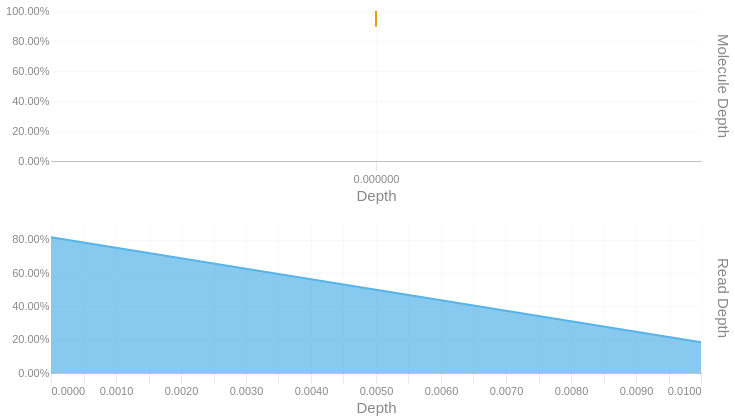

Notebook code for this chart:
### Code cell
readdep = depth_hist(tb['Read Depth'], q99, 3)
readdep = readdep.with_columns(pl.lit('Read Depth').alias('Metric'))
if not SKIPLR:
    moldep = depth_hist(tb['Molecule Depth'], mol_q99, 1)
    moldep = moldep.with_columns(pl.lit('Molecule Depth').alias('Metric'))
    _hist = pl.concat([readdep, moldep])
    _hist = _hist.filter(pl.col('Proportion') != 0)
    with SafeRender(_hist):
        (
            alt.Chart(_hist)        
            .mark_area(interpolate = "basis")
            .encode(
                x=alt.X('Bin:Q').scale(domainMin=0).axis(alt.Axis(title='Depth')),
                y = alt.Y('Proportion:Q', title = None).axis(format = '.2%'),
                color = alt.Color('Metric:N').legend(None),
                row = alt.Row("Metric:N").header(title = None, labelOrient = 'right'),
                tooltip = [
                    alt.Tooltip("Metric:N", title = "Metric"),
                    alt.Tooltip('Interval:N', title = "Depth Interval"),
                    alt.Tooltip('Proportion:Q', title = "% Alignments").format('.2%')
                ]
            )
            .resolve_scale(x='independent', y='independent')
            .properties(
                height = 150, width = 650,
                usermeta={'embedOptions': {'downloadFileName': f'{samplename}.depth.hist'}}
            )
        ).display()
else:
    readdep = readdep.filter(pl.col('Proportion') != 0)
    with SafeRender(readdep):
        (
            alt.Chart(readdep)        
            .mark_area(interpolate = "basis")
            .encode(
                x=alt.X('Bin:Q').scale(domainMin=0).axis(alt.Axis(title='Depth')),
                y = alt.Y('Proportion:Q', title = None).axis(format = '.2%'),
                tooltip = [
                    alt.Tooltip('Interval:N', title = "Depth Interval"),
                    alt.Tooltip('Proportion:Q', title = "% Alignments").format('.2%')
                ]
            )
            .properties(
                usermeta={'embedOptions': {'downloadFileName': f'{samplename}.depth.hist'}}
            )
        ).display()

### Figure 1 — Vega-Lite specification as saved in the notebook (floating-point values rounded to 4 significant figures)
{"width": 650, "height": 150, "config": {"title": {"anchor": "start", "dy": -15, "fontSize": 18, "color": "#888888", "subtitleColor": "#888888", "subtitleFontSize": 14}, "arc": {"fill": "#0072B2"}, "axis": {"domainColor": "#888888", "domainWidth": 0.5, "gridWidth": 0.2, "grid": false, "titleFontWeight": 400, "titleFontSize": 15, "labelFontSize": 11, "labelColor": "#888888", "tickColor": "#888888", "tickWidth": 0.2, "titleColor": "#888888"}, "axisBand": {"grid": false}, "axisX": {"grid": true, "tickSize": 10, "domainCap": "round"}, "axisY": {"domain": false, "grid": true, "tickSize": 0, "domainCap": "round"}, "background": "transparent", "header": {"labelFontSize": 15, "labelColor": "#888888", "titleFontSize": 15, "titleFontWeight": 600, "titleColor": "#888888"}, "legend": {"labelFont": "sans-serif", "labelFontSize": 12, "labelColor": "#888888", "symbolSize": 100, "symbolType": "circle", "titleFontSize": 12, "titlePadding": 10, "titleColor": "#888888", "title": null}, "range": {"category": ["#E69F00", "#56B4E9", "#009E73", "#F0E442", "#0072B2", "#D55E00", "#CC79A7", "#000000"], "diverging": ["#cfe8f3", "#a2d4ec", "#73bfe2", "#46abdb", "#1696d2", "#12719e"]}, "area": {"fill": "#0072B2", "fillOpacity": 0.7, "line": true, "strokeOpacity": 0.7}, "line": {"color": "#0072B2", "stroke": "#0072B2", "strokeWidth": 2}, "trail": {"color": "#0072B2", "stroke": "#0072B2", "strokeWidth": 0, "size": 1}, "point": {"filled": true, "fillOpacity": 1.0, "size": 95}, "text": {"color": "#888888", "fontSize": 11, "align": "right", "fontWeight": 400, "size": 11}, "bar": {"fill": "#0072B2", "stroke": null}, "view": {"stroke": null, "continuousWidth": 660, "continuousHeight": 400}}, "data": {"name": "data-fcc703753aeb1b666939363682f32c31"}, "mark": {"type": "area", "interpolate": "basis"}, "encoding": {"color": {"field": "Metric", "legend": null, "type": "nominal"}, "row": {"field": "Metric", "header": {"title": null, "labelOrient": "right"}, "type": "nominal"}, "tooltip": [{"field": "Metric", "title": "Metric", "type": "nominal"}, {"field": "Interval", "title": "Depth Interval", "type": "nominal"}, {"field": "Proportion", "format": ".2%", "title": "% Alignments", "type": "quantitative"}], "x": {"axis": {"title": "Depth"}, "field": "Bin", "scale": {"domainMin": 0}, "type": "quantitative"}, "y": {"axis": {"format": ".2%"}, "field": "Proportion", "title": null, "type": "quantitative"}}, "resolve": {"scale": {"x": "independent", "y": "independent"}}, "usermeta": {"embedOptions": {"downloadFileName": "S6_Annis_4794.depth.hist"}}, "$schema": "https://vega.github.io/schema/vega-lite/v6.1.0.json", "datasets": {"data-fcc703753aeb1b666939363682f32c31": [{"Bin": 0.0, "Interval": "0.0-0.0", "Proportion": 0.815, "Metric": "Read Depth"}, {"Bin": 0.01, "Interval": "0.01-0.01", "Proportion": 0.185, "Metric": "Read Depth"}, {"Bin": 0.0, "Interval": "0.0-0.0", "Proportion": 0.897, "Metric": "Molecule Depth"}, {"Bin": 0.0, "Interval": "0.0-0.0", "Proportion": 0.099, "Metric": "Molecule Depth"}, {"Bin": 0.0, "Interval": "0.0-0.02", "Proportion": 0.004, "Metric": "Molecule Depth"}]}}
